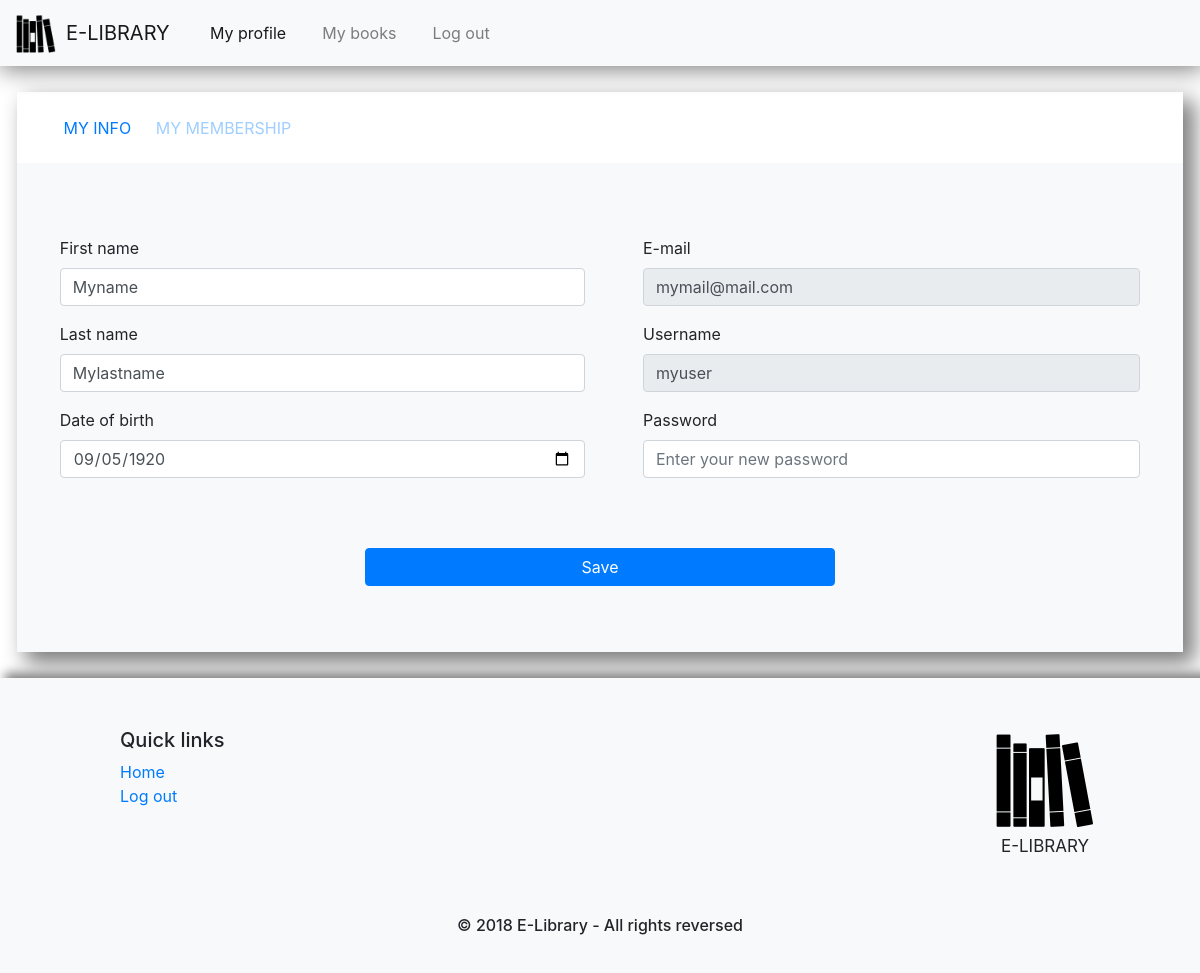
Screenshot of /interface/pages/user-profile.php (signed in) with the database file from the repository.
### tables this page shows
CREATE TABLE `user` (
  `id_user` int(11) NOT NULL,
  `firstname` varchar(255) NOT NULL,
  `lastname` varchar(255) NOT NULL,
  `date_of_birth` date NOT NULL,
  `e_mail` varchar(50) NOT NULL,
  `username` varchar(20) NOT NULL,
  `password` varchar(255) NOT NULL,
  `approval` tinyint(4) NOT NULL DEFAULT '0',
  `status` tinyint(4) NOT NULL DEFAULT '1',
  `id_role` int(11) NOT NULL DEFAULT '0'
);

### data/data_models/user.php (called while the page is built, shortened)
<?php
	class user {
		protected $_firstname;
		protected $_lastname;
		protected $_date_of_birth;
		protected $_e_mail;
		protected $_username;
		protected $_role;
		public function __construct ($firstname, $lastname, $date_of_birth, $e_mail, $username, $password, $approval, $status, $role) {
			$this->_firstname = $firstname;
			$this->_lastname = $lastname;
			$this->_date_of_birth = $date_of_birth;
			$this->_e_mail = $e_mail;
			$this->_username = $username;
			$this->_role = $role;
    		}
   		public function get_firstname() {
			return $this->_firstname;
		}
   		public function get_lastname() {
			return $this->_lastname;
		}
   		public function get_date_of_birth() {
			return $this->_date_of_birth;
		}
		public function get_e_mail() {
			return $this->_e_mail;
		}
		public function get_username() {
			return $this->_username;
		}
		public function get_role() {
			return $this->_role;
		}
	}
?>

### data/data_models/role.php (called while the page is built, shortened)
<?php
	class role {
		protected $_role_title;
		public function __construct ($role_title) {
			$this->_role_title = $role_title;
    		}
   		public function get_role_title() {
			return $this->_role_title;
		}
	}
?>

### data/data_access/roleDAO.php (called while the page is built, shortened)
<?php
	require_once __DIR__.'/../../data/data_connect/connection.php';
	require_once __DIR__.'/../../data/data_models/role.php';
	class roleDAO extends connection implements query_interface{
		public function get_by_id($id){
			$connection = $this->get_connection();
			$sql = "SELECT * FROM role WHERE id_role = ? ";
			$statement = $connection->prepare($sql);
			$statement->bind_param("i",$id);
			$statement->execute();
			$result = $statement->get_result();
			if ($result->num_rows == 1) {
				$row = $result->fetch_assoc();
				$role = new role($row["role_title"]);
				$role->set_id_role($row["id_role"]);
				return $role;
			}
			return null;
		}
	}
?>

### data/data_access/userDAO.php (called while the page is built, shortened)
<?php
	require_once __DIR__.'/../../data/data_connect/connection.php';
	require_once __DIR__.'/../../data/data_access/roleDAO.php';
	require_once __DIR__.'/../../data/data_models/user.php';
	class userDAO extends connection implements query_interface{
		public function get_by_id($id){
			$connection = $this->get_connection();
			$sql = "SELECT * FROM user WHERE id_user = ? ";
			$statement = $connection->prepare($sql);
			$statement->bind_param("i",$id);
			$statement->execute();
			$result = $statement->get_result();
			$roleDao = new roleDAO();
			if ($result->num_rows == 1) {
				$row = $result->fetch_assoc();
				$role = $roleDao->get_by_id($row["id_role"]);
				$user = new user($row["firstname"],$row["lastname"],$row["date_of_birth"],$row["e_mail"],
					$row["username"],$row["password"],$row["approval"],$row["status"],$role);
				$user->set_id_user($row["id_user"]);
				return $user;
			}
			return null;
		}
		public function get_by_username($username){
			$connection = $this->get_connection();
			$sql = "SELECT * FROM user WHERE username = ? ";
			$statement = $connection->prepare($sql);
			$statement->bind_param("s",$username);
			$statement->execute();
			$result = $statement->get_result();
			$roleDao = new roleDAO();
			if ($result->num_rows == 1) {
				$row = $result->fetch_assoc();
				$role = $roleDao->get_by_id($row["id_role"]);
				$user = new user($row["firstname"],$row["lastname"],$row["date_of_birth"], $row["e_mail"],
					$row["username"],$row["password"],$row["approval"],$row["status"],$role);
				$user->set_id_user($row["id_user"]);
				return $user;
			}
			return null;
		}
	}
?>

### data/data_connect/connection.php (called while the page is built, shortened)
<?php
	class connection {
		public function get_connection(){
			$this->_connection = mysqli_connect("localhost", "root", "", "library");
			return $this->_connection;
		}
	}
?>

### data/data_access/memberDAO.php (called while the page is built, shortened)
<?php
	require_once __DIR__.'/../../data/data_connect/connection.php';
	require_once __DIR__.'/../../data/data_access/addressDAO.php';
	require_once __DIR__.'/../../data/data_access/userDAO.php';
	require_once __DIR__.'/../../data/data_models/user.php';
	class memberDAO extends connection implements query_interface{
		public function get_by_username($username){
			$connection = $this->get_connection();
			$sql = "SELECT * FROM member INNER JOIN user ON member.id_user = user.id_user WHERE user.username = ? ";
			$statement = $connection->prepare($sql);
			$statement->bind_param("s",$username);
			$statement->execute();
			$result = $statement->get_result();
			if ($result->num_rows == 1) {
				$row = $result->fetch_assoc();
				$userDao = new userDAO();
				$user = $userDao->get_by_id($row["id_user"]);
				$addressDao = new addressDAO();
				$address = $addressDao->get_by_id($row["id_address"]);
				$membership = new member($row["member_phone"],$row["member_mobile"],$row["member_from"],
							     $row["member_to"],$row["penality_points"],
							     $row["notes"], $address, $user);
				$membership->set_id_member($row["id_member"]);
				return $membership;
			}
			return null;
		}
		public function get_by_user($user){
			return $this->get_by_username($user->get_username());
		}
	}
?>

### data/data_access/addressDAO.php (called while the page is built, shortened)
<?php
	require_once __DIR__.'/../../data/data_connect/connection.php';
	class addressDAO extends connection implements query_interface{
		public function get_by_id($id){
			$connection = $this->get_connection();
			$sql = "SELECT * FROM address WHERE id_address = ? ";
			$statement = $connection->prepare($sql);
			$statement->bind_param("i",$id);
			$statement->execute();
			$result = $statement->get_result();
			if ($result->num_rows == 1) {
				$row = $result->fetch_assoc();
				$address = new address($row["zip_code"],$row["street_address"],$row["city"]);
				$address->set_id_address($row["id_address"]);
				return $address;
			}
			return null;
		}
	}
?>

### interface/pages/user-profile.php (the view, shortened to what this page needs)
<?php
	require_once __DIR__.'/../../data/data_access/userDAO.php';
	$userDao = new userDAO();
	$user = $userDao->get_by_username($_SESSION["username"]);
	$helper = new helpers();
?>
<!DOCTYPE HTML>
<html>
	<head>
		<link rel="stylesheet" href="../styles/css/bootstrap.min.css" />
		<link rel="stylesheet" href="../styles/bootstrap-nav-fix.css" />
		<link rel="stylesheet" href="../styles/user-profile.css" />
		<link rel="stylesheet" href="../styles/bootstrap-form-fix.css" />
		<link rel="stylesheet" href="../styles/page.css" />
		<link rel="stylesheet" href="../styles/footer.css" />
	</head>
	<body>
		<nav class="navbar navbar-expand-lg nav-fix sticky-top navbar-light bg-light">
			<a class="navbar-brand" href="javascript:void(0);"><div class="nav-logo-wrap"><div class="nav-logo"></div> <span class="nav-text">E-LIBRARY</span></div> </a>
			<ul class="navbar-nav mr-auto">
				<li class="nav-item active">
					<a class="nav-link" href="/project/interface/pages/user-profile.php">My profile<span class="sr-only">(current)</span></a>
				</li>
				<?php if($user->get_role()->get_role_title() === 'user' and $helper->is_member($_SESSION["username"]) ){?>
				<li class="nav-item">
					<a class="nav-link" href="/project/interface/pages/user-book.php">My books</a>
				</li>
				<?php } ?>
				<li class="nav-item">
					<form id="logout" method="get" action="">
						<a class="nav-link" href="javascript:void(0);" onclick="document.getElementById('logout').submit();">Log out</a>
					</form>
				</li>
			</ul>
	</nav>
	<div class="page-body-wrap">
		<div class="page-body">
			<div class="body-nav">
			<ul id="tabs">
				<li id="tab-1" onclick="show_selected_view(this);" class="available-tab <?php $helper->print_active_tab_class() ?>"><a href="javascript:void(0);">My info</a></li>
				<?php if($user->get_role()->get_role_title() === 'user' and $helper->is_member($_SESSION["username"]) ){?>
				<li id="tab-2" onclick="show_selected_view(this);" class="available-tab <?php $helper->print_active_tab_class(true) ?>"><a href="javascript:void(0);">My membership</a></li>
				<?php } ?>
			</div>
			<div id="views">
				<div id="tab1-view" class="<?php $helper->print_hide_view_class(); ?>" >
					<div id="user-form" class="user-form-wrap">
						<form class="user-form" method="post" action="">
							<div class="form-section left-section">
								<div class="form-group">
									<label class="control-label col-sm-2 user-col-fix" for="first-input">First name</label>
									<div class="col-sm-10 user-col-fix">
										<input type="text" class="form-control" id="firstname-input" name="firstname-input" placeholder="Enter your first name" value="<?php echo $user->get_firstname(); ?>">
									</div>
								</div>
								<div class="form-group">
									<label class="control-label col-sm-2 user-col-fix" for="lastname-input">Last name</label>
									<div class="col-sm-10 user-col-fix">
										<input type="text" class="form-control" id="lastname-input" name="lastname-input" placeholder="Enter your last name" value="<?php echo $user->get_lastname(); ?>">
									</div>
								</div>
								<div class="form-group">
									<label class="control-label col-sm-2 user-col-fix" for="date-of-birth-input">Date of birth</label>
									<div class="col-sm-10 user-col-fix">
										<input type="date" class="form-control" id="date-of-birth-input" name="date-of-birth-input" placeholder="Enter your date of birth" value="<?php echo $user->get_date_of_birth(); ?>">
									</div>
								</div>
							</div>
							<div class="form-section">
								<div class="form-group">
									<label class="control-label col-sm-2 user-col-fix" for="email-input">E-mail</label>
									<div class="col-sm-10 user-col-fix">
										<input type="email" class="form-control" id="email-input" name="email-input" placeholder="Enter your e-mail" value="<?php echo $user->get_e_mail();?>" readonly>
									</div>
								</div>
								<div class="form-group">
									<label class="control-label col-sm-2 user-col-fix" for="username-input">Username</label>
									<div class="col-sm-10 user-col-fix">
										<input type="text" class="form-control" id="username-input" name="username-input" placeholder="Enter your username" value="<?php echo $user->get_username(); ?>" readonly>
									</div>
								</div>
								<div class="form-group">
									<label class="control-label col-sm-2 user-col-fix" for="password-input">Password</label>
									<div class="col-sm-10 user-col-fix">
										<input type="password" class="form-control" id="password-input" name="password-input" placeholder="Enter your new password" >
									</div>
								</div>
							</div>
							<div class="form-group">
								<div class="col-sm-offset-2 col-sm-10 user-form-button-wrap">
									<button type="submit" class="btn btn-primary form-button" name="save" value="save-user">Save</button>
								</div>
							</div>
						</form>
					</div>
				</div>
			</div>
		</div>
	</div>
	<div class="footer-container">
		<div class="row text-center text-xs-center text-sm-left text-md-left justify">
			<div class="col-xs-12 col-sm-4 col-md-4 links">
				<h5>Quick links</h5>
				<ul class="list-unstyled quick-links">
					<li><a href="/project/interface/pages/admin-manager-profile.php">Home</a></li>
					<li>
						<form id="log-out" method="get" action="">
							<a href="javascript:void(0);" onclick="document.getElementById('log-out').submit();">
								Log out
							</a>
					</form>
					</li>
				</ul>
			</div>
			<div class="footer-logo-wrap  text-center text-xs-center text-sm-left text-md-left "><div class="footer-logo"></div><div class="footer-logo-text">E-LIBRARY</div></div>
		</div>
		<div class="row">
			<div class="col-xs-12 col-sm-12 col-md-12 mt-2 mt-sm-2 text-center col-spacing">
				<p class="h6">&copy 2018 E-Library - All rights reversed</p>
			</div>
		</div>
	</div>
</body>
</html>

### interface/styles/user-profile.css (style rules this page uses)
.left-section { padding-right:0px !important; }

### interface/styles/page.css (style rules this page uses)
.page-body-wrap { padding:2.2% 1.4%; }
.page-body { min-height:550px; width:100%; background-color:#f8f9fa !important; box-shadow: 10px 10px 20px 2px grey; }
.body-nav { padding: 2% 4%; background-color: #fff; color: #9fceff; text-transform: uppercase; }
.body-nav > ul { list-style: none; padding: 0; margin: 0; }
.nav-item:first-child { padding-left: 10px; }
li:first-child { padding-left: 0px; }
ul li { display: inline; padding-left: 10px; padding-right: 10px; color: #9fceff; }
.active-tab > a, .active-tab > a:hover, .active-tab > a:visited { color:#007bff; }
li > a { outline:none; text-decoration:none !important; color: #9fceff; }
.quick-links > li > a, li > a:hover { color:#007bff; }

### interface/styles/footer.css (style rules this page uses)
.footer-container { background-color: #f8f9fa !important; padding-top: 50px; padding-left: 50px; padding-right:50px; padding-bottom:30px; box-shadow: 15px 5px 10px 10px grey; }
.col-spacing { padding-top:50px; }
.footer-logo-wrap { width:100px; height:130px; margin-right: 5%; }
.footer-logo { display: inline-block; background-image: url("../../resources/images/library-icon.png"); background-position: center; background-repeat: no-repeat; background-size: cover; width:100px; height:100px; }
.footer-logo-text { font-size: 17px; text-align: center; }
.justify { justify-content: space-between; margin-right: 0px; margin-left: 0px; }
.links { margin-left:5%; max-width:20%; }
#log-out { padding: 0px; margin-bottom:0; }

### rows the page displays
user: firstname-input "Myname", lastname-input "Mylastname", date-of-birth-input "09/05/1920", email-input "mymail@mail.com", username-input "myuser"
